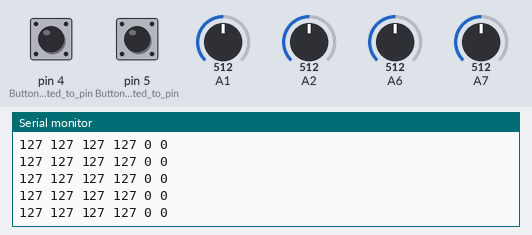
The sketch below on a simulated Arduino Nano, built with avr-gcc and run on an emulated ATmega328P. On the bench: the last lines printed to the serial monitor. The test bench sets the inputs (shaded band); at power-on: A6 = 512, A7 = 512, pin 4 (Button_1_connected_to_pin) HIGH, pin 5 (Button_2_connected_to_pin) HIGH, A1 = 512, A2 = 512.

Above: at 7.2 s.
7.3 s: A6 set to 390
At 8.0 s:
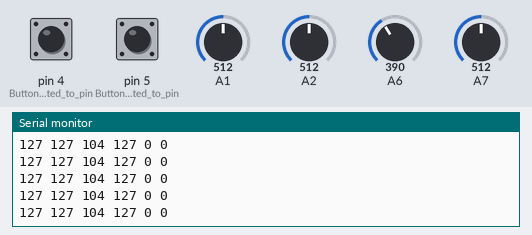
10.3 s: A6 set to 356
At 10.8 s:
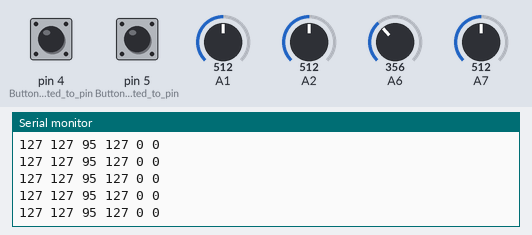
13.3 s: A7 set to 382
At 13.9 s:
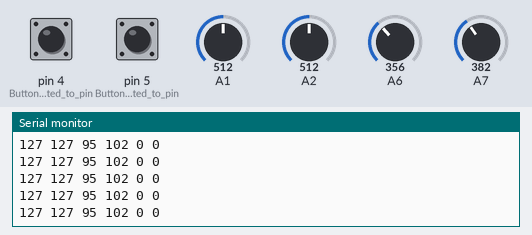
16.3 s: A7 set to 362
At 17.2 s:
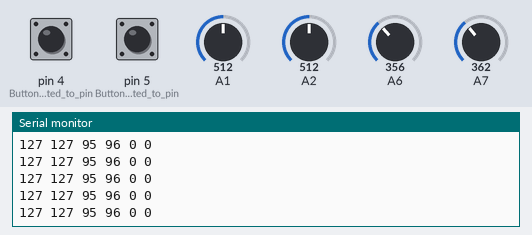
Timing chart, 0 to 18.8 s (numbered marks = the images above; inputs shaded):
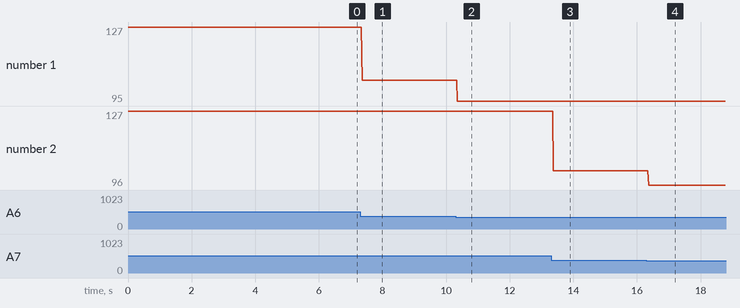

The sketch:

TransmitterMaster.ino
```cpp
#include <Arduino.h>
#include <SoftwareSerial.h>

SoftwareSerial btSerial(2, 3); // RX | TX

struct PacketData
{
  byte lxAxisValue;
  byte lyAxisValue;
  byte rxAxisValue;
  byte ryAxisValue;
  bool button1State;
  bool button2State;
};

PacketData data;

void setup()
{
  btSerial.begin(38400);
  Serial.begin(9600);

  pinMode(4, INPUT_PULLUP); // Button 1 connected to pin 4 with internal pull-up resistor
  pinMode(5, INPUT_PULLUP); // Button 2 connected to pin 5 with internal pull-up resistor
}

// This function is used to map 0-1023 joystick value to 0-254.
// The function also adjusts the deadband in the joystick.
int mapAndAdjustJoystickDeadBandValues(int value, bool reverse)
{
  if (value >= 550)
  {
    value = map(value, 550, 1023, 127, 254);
  }
  else if (value <= 480)
  {
    value = map(value, 480, 0, 127, 0);
  }
  else
  {
    value = 127;
  }

  if (reverse)
  {
    value = 254 - value;
  }
  return value;
}

void loop()
{
  data.lxAxisValue    = mapAndAdjustJoystickDeadBandValues(analogRead(A1), false);
  data.lyAxisValue    = mapAndAdjustJoystickDeadBandValues(analogRead(A2), false);

  data.rxAxisValue    = mapAndAdjustJoystickDeadBandValues(analogRead(A6), false);
  data.ryAxisValue    = mapAndAdjustJoystickDeadBandValues(analogRead(A7), false);

  data.button1State   = !digitalRead(4); // Read the state of button 1 (inverted due to pull-up)
  data.button2State   = !digitalRead(5); // Read the state of button 2 (inverted due to pull-up)

  Serial.print(data.lxAxisValue);
  Serial.print(" ");
  Serial.print(data.lyAxisValue);
  Serial.print(" ");
  Serial.print(data.rxAxisValue);
  Serial.print(" ");
  Serial.print(data.ryAxisValue);
  Serial.print(" ");
  Serial.print(data.button1State);
  Serial.print(" ");
  Serial.println(data.button2State);

  String dataString;
  dataString = dataString
               + data.lxAxisValue + ","
               + data.lyAxisValue + ","
               + data.rxAxisValue + ","
               + data.ryAxisValue + ","
               + data.button1State + ","
               + data.button2State + "\n";

  btSerial.print(dataString);
  delay(10);
}
```

Measured:
- after the input at 7.3 s, the serial monitor: prints a new line after 0.06 s (image 1)
- after the input at 10.3 s, the serial monitor: prints a new line after 0.05 s (image 2)
- after the input at 13.3 s, the serial monitor: prints a new line after 0.07 s (image 3)
- after the input at 16.3 s, the serial monitor: prints a new line after 0.06 s (image 4)
- plotted number 1: 127 → 104 after the input at 7.3 s, 104 → 95 after the input at 10.3 s
- plotted number 2: 127 → 102 after the input at 13.3 s, 102 → 96 after the input at 16.3 s
